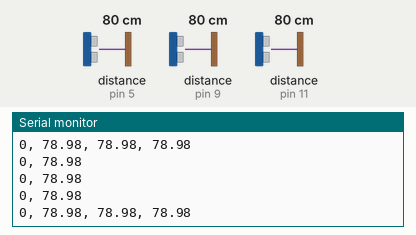
Recording of a sketch running on a simulated Arduino Uno, built with avr-gcc and run on an emulated ATmega328P. On the bench: the last lines printed to the serial monitor. Wiring (inferred from the names in the program): 3 × ultrasonic range finder: trigger pin 3, echo pin 5 / trigger pin 6, echo pin 9 / trigger pin 10, echo pin 11. Inputs (shaded band) come from the test bench; at power-on: distance to the obstacle (sensors on pin 5, pin 9, pin 11) 80 cm. The echo pulse lasts 58.3 µs per cm.

Above: at 1.2 s.
1.3 s: distance to the obstacle (sensor on pin 5) set to 299 cm
At 2.1 s:
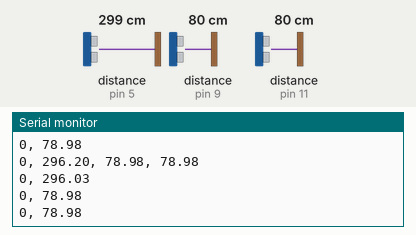
4.3 s: distance to the obstacle (sensor on pin 9) set to 2 cm
At 5.0 s:
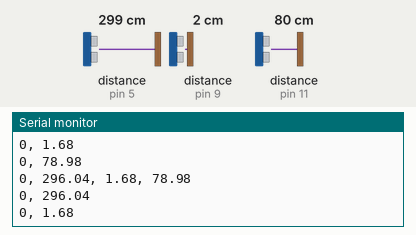
7.3 s: distance to the obstacle (sensor on pin 9) set to 103 cm
At 8.4 s:
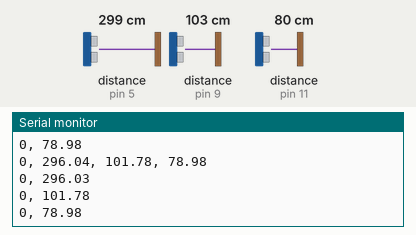
10.3 s: distance to the obstacle (sensor on pin 11) set to 2 cm
At 10.9 s:
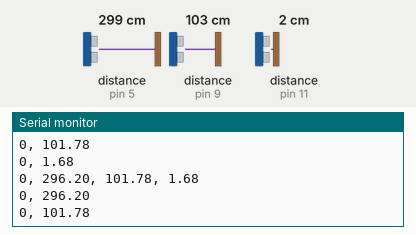
11.8 s: distance to the obstacle (sensor on pin 9) set to 299 cm
At 12.7 s:
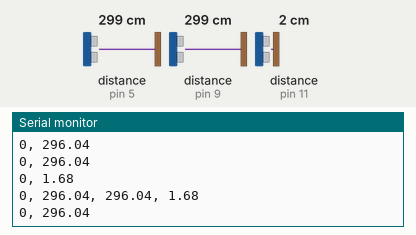
14.8 s: distance to the obstacle (sensor on pin 5) set to 2 cm
At 15.4 s:
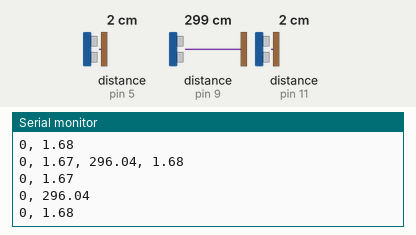
Timing chart, 0 to 17.3 s (numbered marks = the images above; inputs shaded):
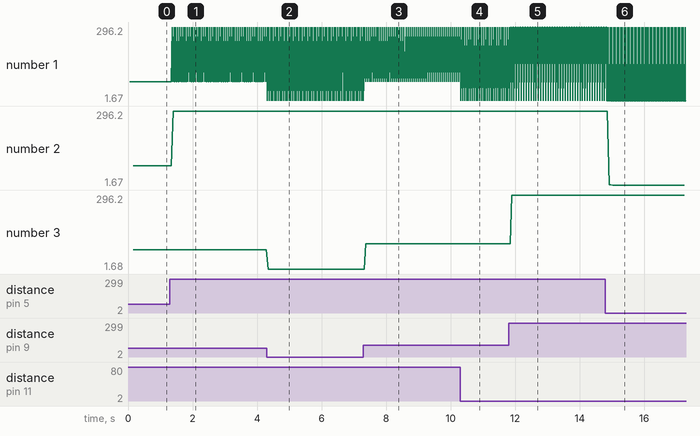

Measured:
- after the input at 1.3 s, the serial monitor: prints a new line after 0.07 s (image 1)
- after the input at 4.3 s, the serial monitor: prints a new line at once (image 2)
- after the input at 7.3 s, the serial monitor: prints a new line after 0.06 s (image 3)
- after the input at 10.3 s, the serial monitor: prints a new line at once (image 4)
- after the input at 11.8 s, the serial monitor: prints a new line after 0.11 s (image 5)
- after the input at 14.8 s, the serial monitor: prints a new line after 0.11 s (image 6)
- plotted number 1: 78.98 → 1.68 after the input at 4.3 s, 1.68 → 1.67 after the input at 14.8 s
- plotted number 2: 78.98 → 296.04 after the input at 1.3 s, 296.03 → 296.2 after the input at 10.3 s, 296.04 → 1.67 after the input at 14.8 s

The sketch:

Maze_Robot_Code.ino
```cpp
//Maze Robot Code, built for SPT323 Robotics Competition Class at The University of Advancing Technology
//Written by Tyler Widener, tylerwidenerlm@gmail.com

//Last Updated: 1/31/2023

//=====PINS=====
//Ultrasonic Sensor Pins
const int fTrigPin = 3;
const int fEchoPin = 5;
const int lTrigPin = 6;
const int lEchoPin = 9;
const int rTrigPin = 10;
const int rEchoPin = 11;

//=====CODE VARIABLES======
//For Scanning Functions:
double duration;
double distance;
int input;

//These 3 variables are for varying sample array size.
int fCurrSize = 10;
int lCurrSize = 10;
int rCurrSize = 10;

//These 3 variables always equal the distance each sensor detects, refreshed each loop. They do not need to be changed outside the scanning functions.
double frontDistance = 0.0;
double rightDistance = 0.0;
double leftDistance = 0.0;

//More Variables Here:


/* ARCHIVED CODE VARIABLES
const int sampleSize = 20;
float inputArray[sampleSize];
*/

//========FUNCTIONS===========
//The following 3 functions scan in each direction. They are called each loop.
double forwardScan() {
  const int rangeConstant = 5;
  double range = 0;
  double minDist = 0;
  double maxDist = 0;
  int currSize = 10;
  double readings[100];
  currSize = fCurrSize;
  for (int i = 0; i <= (currSize - 1); i++) { //For loop iterates through the array, currSize - 1 times
    readings[i] = scan(fTrigPin, fEchoPin); //Fill the array with a value
    if (i == 0) { //If it's the first loop, set the initial minimum and maximum values
      minDist = readings[i];
      maxDist = readings[i];
    }
    else {
      if (readings[i] < minDist) { //If the current reading is less than the lowest recorded value, replace it
        minDist = readings[i];
      }
      if (readings[i] > maxDist) { //If the current reading is greater than the highest recorded value, replace it
        maxDist = readings[i];
      }
    }
  }
  range = maxDist - minDist; //Calculate the range of the samples

  distance = 0;
  for (int i = 0; i <= (currSize - 1); i++) { //For loop to calculate average
    distance += readings[i];
  }
  distance = distance / currSize;

  Serial.print("0, "); //Print statements
  Serial.println(distance);

  currSize = 5 * range; //Sets the next sample size to be the range constant multiplied by the range itself
  if (currSize >= 100) { //If statements to catch over or under-sized arrays
    currSize = 100;
  }
  if (currSize <= 2) {
    currSize = 2;
  }
  fCurrSize = currSize;
  for (int i = 0; i <= (currSize - 1); i++) {
    readings[i] = 0;
  }
  return distance;
}

double leftScan() {
  const int rangeConstant = 5;
  double range = 0;
  double minDist = 0;
  double maxDist = 0;
  int currSize = 10;
  double readings[100];
  currSize = lCurrSize;
  for (int i = 0; i <= (currSize - 1); i++) { //For loop iterates through the array, currSize - 1 times
    readings[i] = scan(lTrigPin, lEchoPin); //Fill the array with a value
    if (i == 0) { //If it's the first loop, set the initial minimum and maximum values
      minDist = readings[i];
      maxDist = readings[i];
    }
    else {
      if (readings[i] < minDist) { //If the current reading is less than the lowest recorded value, replace it
        minDist = readings[i];
      }
      if (readings[i] > maxDist) { //If the current reading is greater than the highest recorded value, replace it
        maxDist = readings[i];
      }
    }
  }
  range = maxDist - minDist; //Calculate the range of the samples

  distance = 0;
  for (int i = 0; i <= (currSize - 1); i++) { //For loop to calculate average
    distance += readings[i];
  }
  distance = distance / currSize;

  Serial.print("0, "); //Print statements
  Serial.println(distance);

  currSize = 5 * range; //Sets the next sample size to be the range constant multiplied by the range itself
  if (currSize >= 100) { //If statements to catch over or under-sized arrays
    currSize = 100;
  }
  if (currSize <= 2) {
    currSize = 2;
  }
  lCurrSize = currSize;
  for (int i = 0; i <= (currSize - 1); i++) {
    readings[i] = 0;
  }
  return distance;
}

double rightScan() {
  const int rangeConstant = 5;
  double range = 0;
  double minDist = 0;
  double maxDist = 0;
  int currSize = 10;
  double readings[100];
  currSize = rCurrSize;
  for (int i = 0; i <= (currSize - 1); i++) { //For loop iterates through the array, currSize - 1 times
    readings[i] = scan(rTrigPin, rEchoPin); //Fill the array with a value
    if (i == 0) { //If it's the first loop, set the initial minimum and maximum values
      minDist = readings[i];
      maxDist = readings[i];
    }
    else {
      if (readings[i] < minDist) { //If the current reading is less than the lowest recorded value, replace it
        minDist = readings[i];
      }
      if (readings[i] > maxDist) { //If the current reading is greater than the highest recorded value, replace it
        maxDist = readings[i];
      }
    }
  }
  range = maxDist - minDist; //Calculate the range of the samples

  distance = 0;
  for (int i = 0; i <= (currSize - 1); i++) { //For loop to calculate average
    distance += readings[i];
  }
  distance = distance / currSize;

  Serial.print("0, "); //Print statements
  Serial.println(distance);

  currSize = 5 * range; //Sets the next sample size to be the range constant multiplied by the range itself
  if (currSize >= 100) { //If statements to catch over or under-sized arrays
    currSize = 100;
  }
  if (currSize <= 2) {
    currSize = 2;
  }
  rCurrSize = currSize;
  for (int i = 0; i <= (currSize - 1); i++) {
    readings[i] = 0;
  }
  return distance;
}

//fullScan() is the function that is called in-loop, and it handles everything that needs done.
void fullScan() {
  frontDistance = forwardScan();
  leftDistance = leftScan();
  rightDistance = rightScan();
  Serial.print("0, ");
  Serial.print(frontDistance);
  Serial.print(", ");
  Serial.print(leftDistance);
  Serial.print(", ");
  Serial.println(rightDistance);
}

//=========PRIMARY FUNCTIONS============
void setup() {
  pinMode(fTrigPin, OUTPUT);
  pinMode(fEchoPin, INPUT);
  pinMode(lTrigPin, OUTPUT);
  pinMode(lEchoPin, INPUT);
  pinMode(rTrigPin, OUTPUT);
  pinMode(rEchoPin, INPUT);
  Serial.begin(9600); // Starts the serial communication
}
void loop() {
  fullScan();
  /* ARCHIVED CODE FOR FIXED SAMPLE SIZE
        // Clears the trigPin
      for (int i = 0; i <= (sampleSize - 1); i++) {
        digitalWrite(trigPin, LOW);
        delayMicroseconds(2);
        // Sets the trigPin on HIGH state for 10 micro seconds
        digitalWrite(trigPin, HIGH);
        delayMicroseconds(10);
        digitalWrite(trigPin, LOW);
        // Reads the echoPin, returns the sound wave travel time in microseconds
        duration = pulseIn(echoPin, HIGH);
        // Calculating the distance
        distance = duration;
        inputArray[i] = distance;
      }
      distance = 0;
        for (int i = 0; i <= (sampleSize - 1); i++) {
          distance += inputArray[i];
        }
        distance = (distance / sampleSize) * 0.017;
        // Prints the distance on the Serial Monitor
        //Serial.print("Distance: ");
        Serial.print("0, ");
        Serial.println(distance);
  *///END ARCHIVED CODE
}

//===============EXTRA FUNCTIONS===================
double scan(int trigPin, int echoPin) { //Generic Function for Ultrasonic Sensor Scanning. Returns the distance.
  digitalWrite(trigPin, LOW);
  delayMicroseconds(2);
  // Sets the trigPin on HIGH state for 10 micro seconds
  digitalWrite(trigPin, HIGH);
  delayMicroseconds(10);
  digitalWrite(trigPin, LOW);
  // Reads the echoPin, returns the sound wave travel time in microseconds
  return (pulseIn(echoPin, HIGH) * 0.017);
}
```
